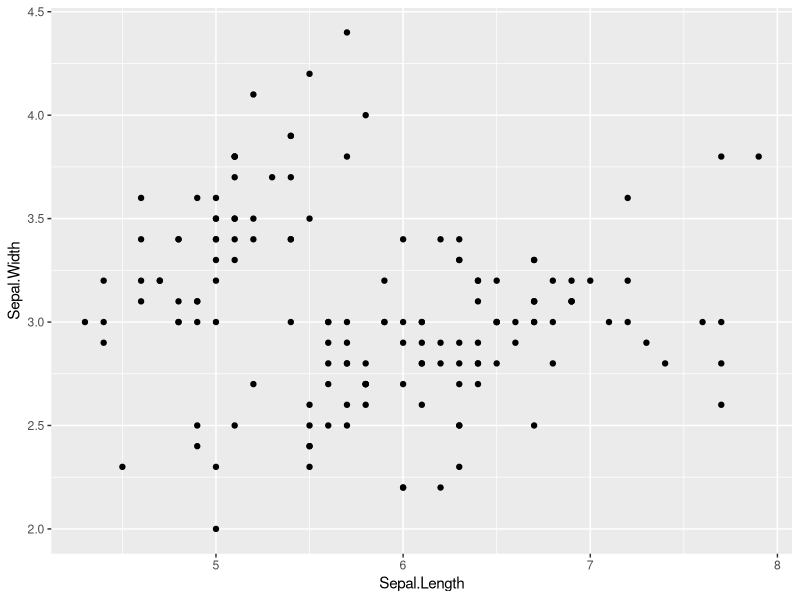
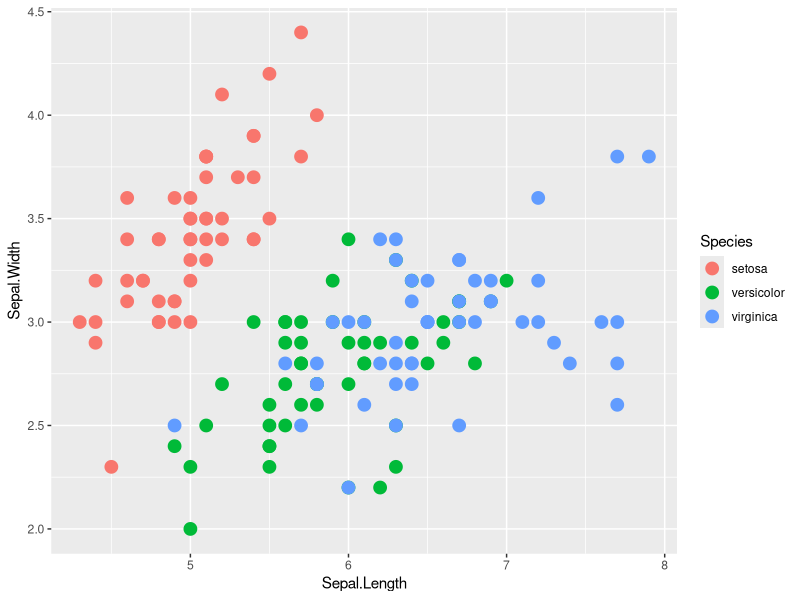
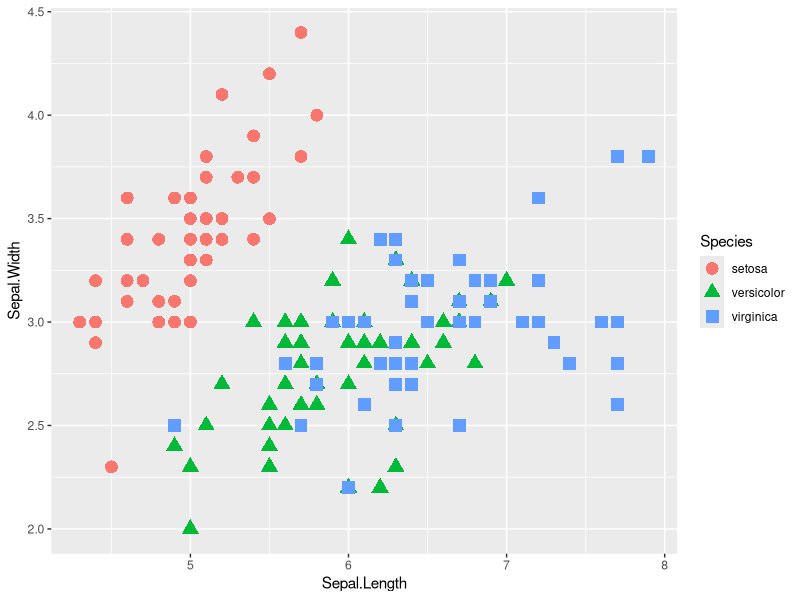
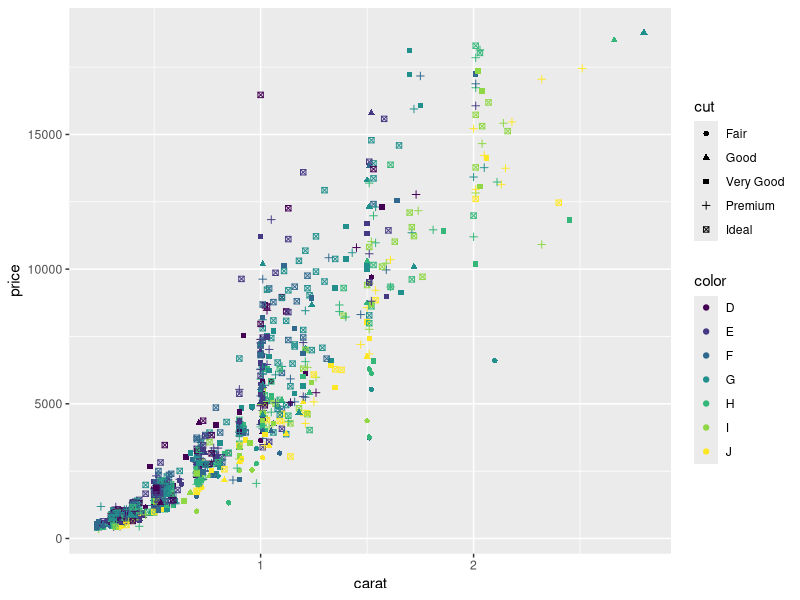
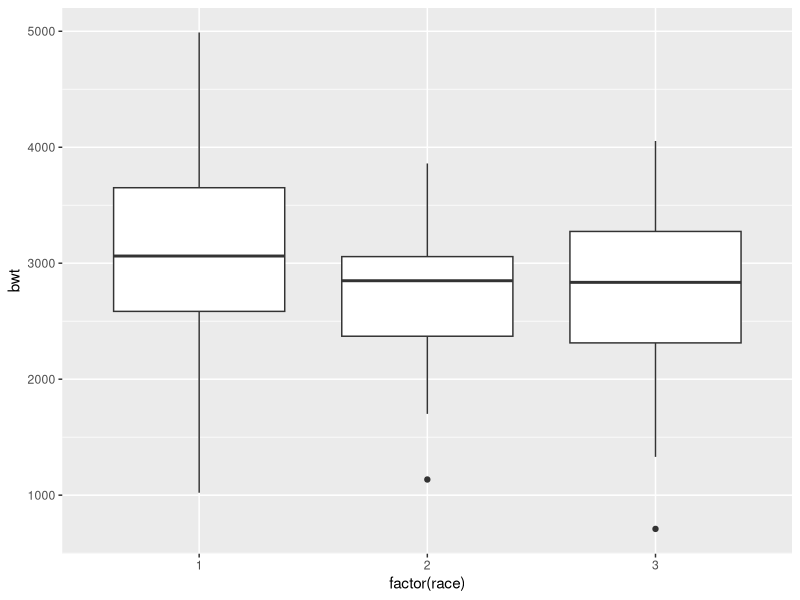
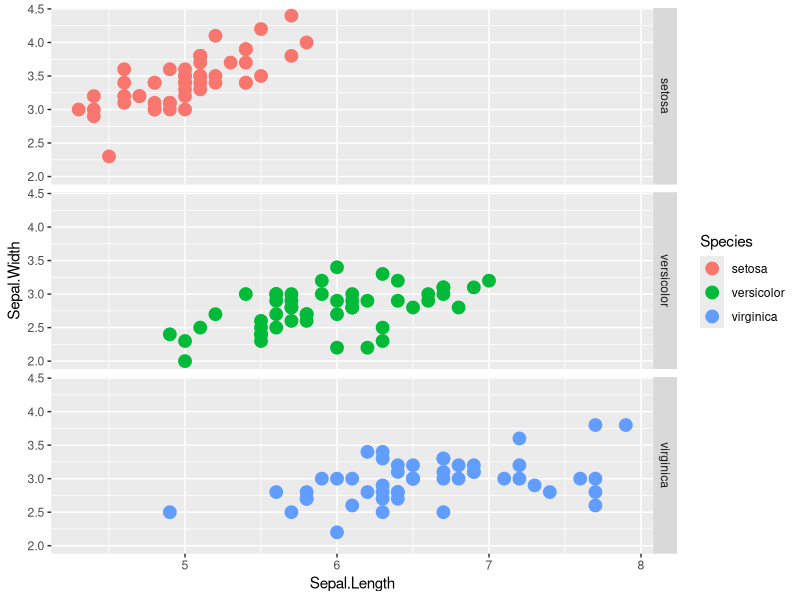
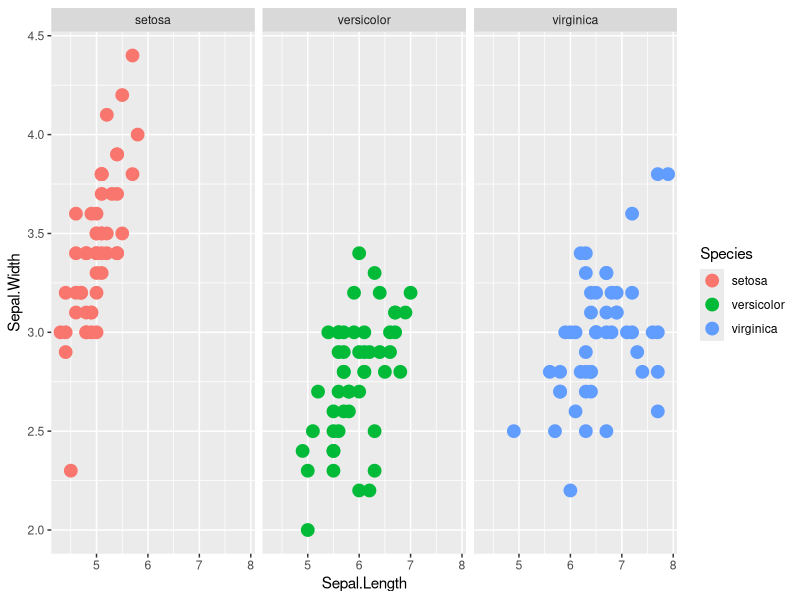
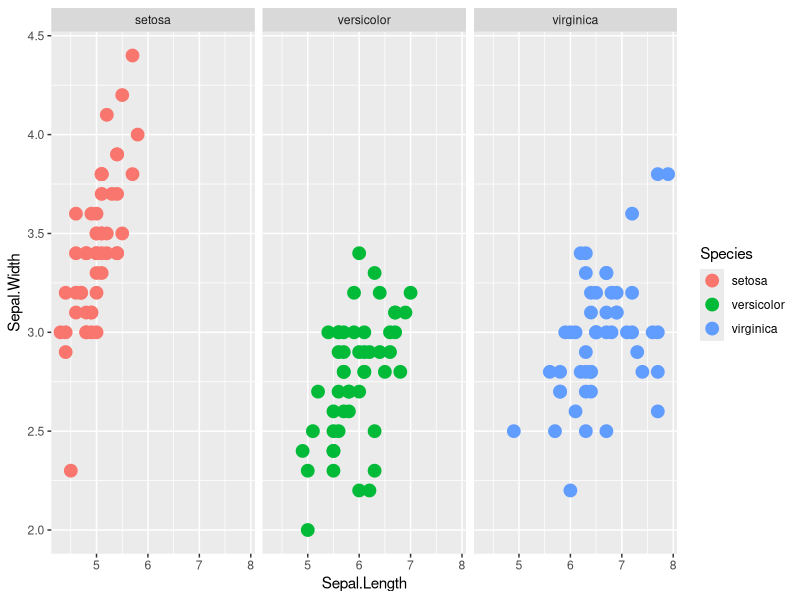

Write R code to recreate these figures, in order.
#ggplot learning code
#Karan Nandwani karan@email.arizona.edu
#Feb 22, 2015

install.packages("ggplot2",dependencies = TRUE)
install.packages("plyr")
install.packages("ggthemes")
install.packages("reshape2")

head(iris) #iris is an inbuild default dataset
library("ggplot2") #not only do we need to install but load libraries
library("plyr")
library("ggthemes")
library("reshape2")
#ggplot needs a data vaiable
myplot <- ggplot(data=iris, aes(x= Sepal.Length, y = Sepal.Width)) + geom_point()
summary (myplot) #aes is aesthetics
myplot #since we stored the stuff in this variable, running this line will generate the plot
myiris <- iris #doing this brings iris into env tab on the right so that
#(cont.) we can see the data set in env tab

#always use gplot, never use qplot

#aes is mapping, the size below is setting
ggplot(data=iris, aes(x= Sepal.Length, y = Sepal.Width, color=Species)) + geom_point(size = 4)
#notice the color = species, that is intersting, check out the output


ggplot(data=iris, aes(x= Sepal.Length, y = Sepal.Width, color=Species)) + 
  geom_point(aes(shape=Species), size = 4)



dim(diamonds) #this is a new dataset and dim tell u rows and columns

#create a sub set of diamonds
d2 <- diamonds[sample(1:dim(diamonds)[1],1000),]
#create a plot from that subset
ggplot(data=d2, aes(x=carat, y=price, color=color, shape = cut)) + geom_point()

#Section 5 - talking about stats
#eg. binning for a histogram or fitting a linear model

#loading the default MASS lib
library(MASS)

#plot from birthwt, aes-factor forces race to act as a categorical var and not cont
ggplot(birthwt, aes(factor(race), bwt)) + geom_boxplot()

birthwt_plot <- ggplot(birthwt, aes(factor(race), bwt)) + geom_boxplot()
summary(birthwt_plot)

#Section 6 - facets
ggplot(data=iris, aes(x= Sepal.Length, y = Sepal.Width, color=Species)) + 
  geom_point(size = 4) +
  facet_grid(Species ~ .) #this is horizontally

ggplot(data=iris, aes(x= Sepal.Length, y = Sepal.Width, color=Species)) + 
  geom_point(size = 4) +
  facet_grid(. ~ Species) #this is vertically

ggplot(data=iris, aes(x= Sepal.Length, y = Sepal.Width, color=Species)) + 
  geom_point(size = 4) +
  facet_grid( ~ Species) #notice the lack of .

#section 7 - scales

aes (color=variable)

library(RColorBrewer)
display.brewer.all()

library("reshape2")
df <-melt(iris, id.vars = "Species")
ggplot (df, aes(Species, value, fill=variable)) +
  geom_bar(stat = "identity", position = "dodge") +
  scale_fill_brewer(palette="Set1")

#medialab iwanthue google it

#adding cont scale to an axis
ggplot(birthwt, aes(factor(race), bwt)) + geom_boxplot() #explore this from slides

#section 9 - coordinates
#eg. polar coordinates
#no piechart oob, can hack using polar


